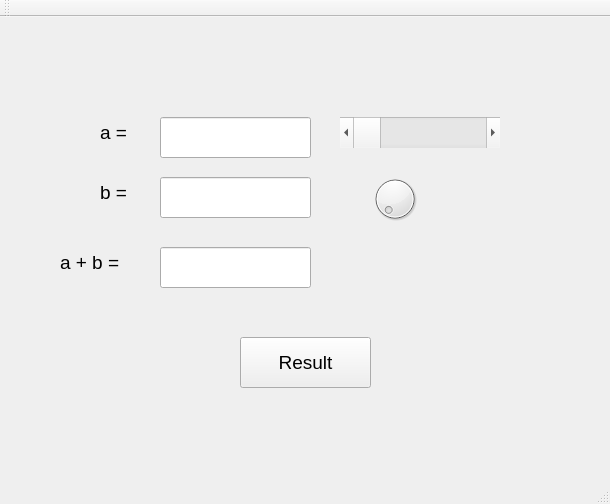
<?xml version="1.0" encoding="UTF-8"?>
<ui version="4.0">
 <class>MainWindow</class>
 <widget class="QMainWindow" name="MainWindow">
  <property name="geometry">
   <rect>
    <x>0</x>
    <y>0</y>
    <width>610</width>
    <height>504</height>
   </rect>
  </property>
  <property name="windowTitle">
   <string>MainWindow</string>
  </property>
  <widget class="QWidget" name="centralWidget">
   <widget class="QLabel" name="label">
    <property name="geometry">
     <rect>
      <x>100</x>
      <y>100</y>
      <width>41</width>
      <height>31</height>
     </rect>
    </property>
    <property name="font">
     <font>
      <pointsize>14</pointsize>
     </font>
    </property>
    <property name="text">
     <string>a =</string>
    </property>
   </widget>
   <widget class="QLabel" name="label_2">
    <property name="geometry">
     <rect>
      <x>100</x>
      <y>160</y>
      <width>41</width>
      <height>31</height>
     </rect>
    </property>
    <property name="font">
     <font>
      <pointsize>14</pointsize>
     </font>
    </property>
    <property name="text">
     <string>b =</string>
    </property>
   </widget>
   <widget class="QLabel" name="label_3">
    <property name="geometry">
     <rect>
      <x>60</x>
      <y>230</y>
      <width>91</width>
      <height>31</height>
     </rect>
    </property>
    <property name="font">
     <font>
      <pointsize>14</pointsize>
     </font>
    </property>
    <property name="text">
     <string>a + b =</string>
    </property>
   </widget>
   <widget class="QLineEdit" name="a_text">
    <property name="geometry">
     <rect>
      <x>160</x>
      <y>100</y>
      <width>151</width>
      <height>41</height>
     </rect>
    </property>
    <property name="font">
     <font>
      <pointsize>14</pointsize>
     </font>
    </property>
   </widget>
   <widget class="QLineEdit" name="b_text">
    <property name="geometry">
     <rect>
      <x>160</x>
      <y>160</y>
      <width>151</width>
      <height>41</height>
     </rect>
    </property>
    <property name="font">
     <font>
      <pointsize>14</pointsize>
     </font>
    </property>
   </widget>
   <widget class="QLineEdit" name="sum_ab_text">
    <property name="geometry">
     <rect>
      <x>160</x>
      <y>230</y>
      <width>151</width>
      <height>41</height>
     </rect>
    </property>
    <property name="font">
     <font>
      <pointsize>14</pointsize>
     </font>
    </property>
   </widget>
   <widget class="QScrollBar" name="horizontalScrollBar">
    <property name="geometry">
     <rect>
      <x>340</x>
      <y>100</y>
      <width>160</width>
      <height>31</height>
     </rect>
    </property>
    <property name="orientation">
     <enum>Qt::Horizontal</enum>
    </property>
   </widget>
   <widget class="QDial" name="dial">
    <property name="geometry">
     <rect>
      <x>370</x>
      <y>150</y>
      <width>50</width>
      <height>64</height>
     </rect>
    </property>
   </widget>
   <widget class="QPushButton" name="result_button">
    <property name="geometry">
     <rect>
      <x>240</x>
      <y>320</y>
      <width>131</width>
      <height>51</height>
     </rect>
    </property>
    <property name="font">
     <font>
      <pointsize>14</pointsize>
     </font>
    </property>
    <property name="text">
     <string>Result</string>
    </property>
   </widget>
  </widget>
  <widget class="QMenuBar" name="menuBar">
   <property name="geometry">
    <rect>
     <x>0</x>
     <y>0</y>
     <width>610</width>
     <height>26</height>
    </rect>
   </property>
  </widget>
  <widget class="QToolBar" name="mainToolBar">
   <attribute name="toolBarArea">
    <enum>TopToolBarArea</enum>
   </attribute>
   <attribute name="toolBarBreak">
    <bool>false</bool>
   </attribute>
  </widget>
  <widget class="QStatusBar" name="statusBar"/>
 </widget>
 <layoutdefault spacing="6" margin="11"/>
 <resources/>
 <connections/>
</ui>
